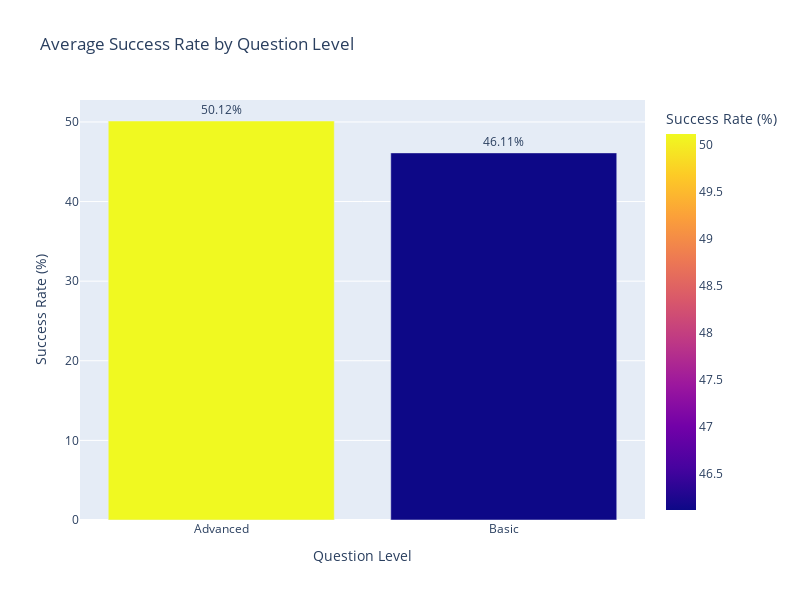

Notebook cell for this chart:
### Code cell
success_rate_df = success_rate.reset_index(name='Success Rate (%)')

fig = px.bar(
    success_rate_df,
    x='Question Level',
    y='Success Rate (%)',
    title='Average Success Rate by Question Level',
    labels={'Success Rate (%)': 'Success Rate (%)', 'Question Level': 'Question Level'},
    text='Success Rate (%)',
    height=600,
    width=800,
    color='Success Rate (%)',
)

fig.update_traces(texttemplate='%{text:.2f}%', textposition='outside')

fig.show()

### Figure 1 — Plotly figure (JSON) as saved in the notebook; plotly's stock layout.template omitted (floating-point values rounded to 4 significant figures)
{"data": [{"alignmentgroup": "True", "hovertemplate": "Question Level=%{x}<br>Success Rate (%)=%{marker.color}<extra></extra>", "legendgroup": "", "marker": {"color": [50.12, 46.11], "coloraxis": "coloraxis", "pattern": {"shape": ""}}, "name": "", "offsetgroup": "", "orientation": "v", "showlegend": false, "text": [50.12, 46.11], "textposition": "outside", "texttemplate": "%{text:.2f}%", "type": "bar", "x": ["Advanced", "Basic"], "xaxis": "x", "y": [50.12, 46.11], "yaxis": "y"}], "layout": {"barmode": "relative", "coloraxis": {"colorbar": {"title": {"text": "Success Rate (%)"}}, "colorscale": [[0, "#0d0887"], [0.1111, "#46039f"], [0.2222, "#7201a8"], [0.3333, "#9c179e"], [0.4444, "#bd3786"], [0.5556, "#d8576b"], [0.6667, "#ed7953"], [0.7778, "#fb9f3a"], [0.8889, "#fdca26"], [1, "#f0f921"]]}, "height": 600, "legend": {"tracegroupgap": 0}, "title": {"text": "Average Success Rate by Question Level"}, "width": 800, "xaxis": {"anchor": "y", "domain": [0, 1], "title": {"text": "Question Level"}}, "yaxis": {"anchor": "x", "domain": [0, 1], "title": {"text": "Success Rate (%)"}}}}
